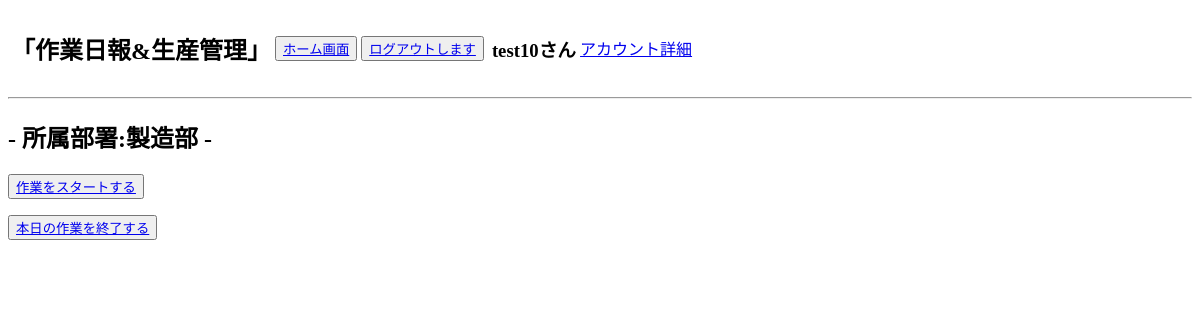
The app's page /daily_report/report_list/ (signed in), older data.
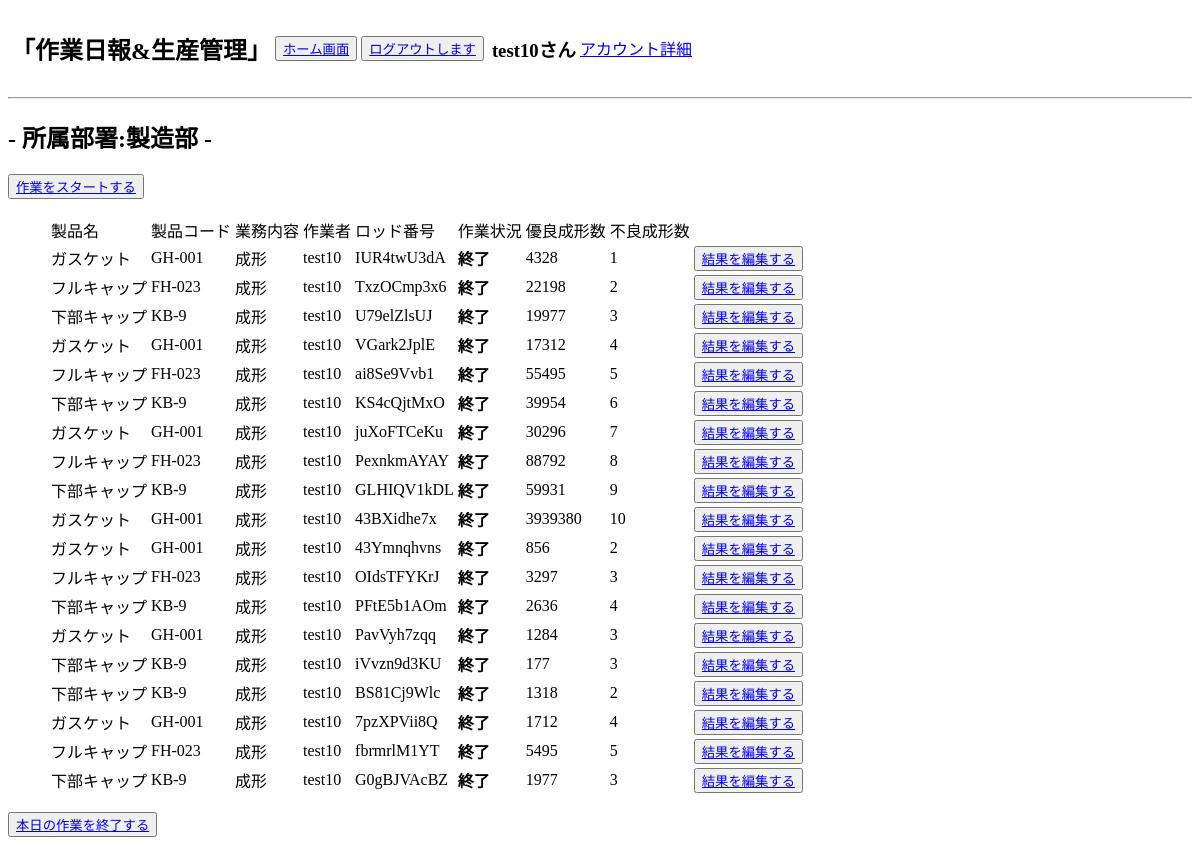
The same page, newer data.
### accounts/models.py (models this page shows, shortened)
class Users(AbstractBaseUser, PermissionsMixin):
    username = models.CharField(max_length=150, unique=True, verbose_name="ユーザー名")
    birthday = models.DateField(null=True,blank=True, verbose_name="生年月日")
    phone = models.IntegerField(null=True,blank=True, verbose_name="携帯番号")
    email = models.EmailField(max_length=255, unique=True, verbose_name="メールアドレス")
    department = models.ForeignKey(
        Departments, on_delete=models.PROTECT, null=True,blank=True
    )
    is_active = models.BooleanField(default=True)
    is_staff = models.BooleanField(default=False)
    USERNAME_FIELD = 'username'
    EMAIL_FIELD = 'email'
    REQUIRED_FIELDS = ['email']
    objects = UsersManager()

class Departments(models.Model):
    name = models.CharField(max_length=50, verbose_name="部署")
    class Meta:
        verbose_name = '部署'
        db_table = 'departments'

### daily_report/models.py (models this page shows, shortened)
class Report(models.Model):
    user = models.ForeignKey(
        Users, on_delete=models.CASCADE,verbose_name="ユーザー"
    )
    product = models.ForeignKey(
        Products, on_delete=models.CASCADE,verbose_name="製品情報"
    )
    business = models.ForeignKey(
        Business, on_delete=models.CASCADE,verbose_name="業務内容"
    )
    memo = models.CharField(max_length=255,blank=True, null=True,verbose_name="引き継ぎ",)
    lot_number = models.CharField(max_length=10, verbose_name='ロッド番号',default='')
    good_product= models.IntegerField(null=True,blank=True,verbose_name="優良数")
    bad_product= models.IntegerField(null=True,blank=True,verbose_name="不良数")
    status = models.CharField(max_length=10, null=True, blank=True, verbose_name="作業状況",)
    created_at = models.DateTimeField(auto_now_add=True)
    updated_at = models.DateTimeField(auto_now=True)
    class Meta:
        verbose_name = '日報'
        db_table = "report"

class Products(models.Model):
    name = models.CharField(max_length=255,verbose_name="製品名")
    code = models.CharField(max_length=50,verbose_name="製品コード")
    quantity = models.IntegerField(verbose_name="製品取り数")
    memo = models.CharField(max_length=255,blank=True, null=True,verbose_name="製品メモ")
    created_at = models.DateTimeField(auto_now_add=True)
    updated_at = models.DateTimeField(auto_now=True)
    class Meta:
        verbose_name = '製品情報'
        db_table = 'products'

class Business(models.Model):
    department = models.ForeignKey(
        Departments, on_delete=models.CASCADE, verbose_name='部署情報'
    )
    name = models.CharField(max_length=50,verbose_name="業務名")
    business_content = models.CharField(max_length=255,verbose_name="業務内容")
    class Meta:
        verbose_name = '業務内容'
        db_table = 'business'

### daily_report/views.py (the view)
# urls.py: path('report_list/', ReportListView.as_view(), name='report_list'),
class ReportListView(LoginRequiredMixin, ListView):
    model = Report
    template_name = os.path.join('report', 'report_list.html')
    context_object_name = 'reports'
    def get_queryset(self):
        today = date.today()
        user_obj = self.request.user
        if user_obj.is_authenticated:
             qs = Report.objects.filter(user=user_obj,created_at__date = today)
        else:
            qs = Report.objects.none()
        return qs
    def get_context_data(self, **kwargs):
        context = super().get_context_data(**kwargs)
        today = date.today()
        user_obj = self.request.user
        if user_obj.is_authenticated:
            context['shippings'] = Shipping.objects.filter(user=user_obj, created_at__date=today)
        else:
            context['shippings'] = []
        context['user'] = user_obj
        return context

### accounts/context_processors.py (called while the page is built)
def my_custom_context(request):
    protocol = 'http' if request.is_secure() else 'https'
    domain = request.get_host()
    return {
        'protocol': protocol,
        'domain': domain,
    }

### templates/report/report_list.html
{% extends 'base.html' %}
{% block content %}
<h2>- 所属部署:{{ user.department.name }} -</h2>
{% if request.user.department.name == '製造部' %}
    <button><a href="{% url 'daily_report:report_start' %}">作業をスタートする</a></button>
    {% elif request.user.department.name == '検査部' %}
    <button><a href="{% url 'daily_report:report_start_inspection' %}">作業をスタートする</a></button>
    {% elif request.user.department.name == '出荷部' %}
    <button><a href="{% url 'daily_report:shipping_start'%}">出荷を記帳する</a></button>
    {% else %}
    <button><a href="{% url 'daily_report:report_start' %}">作業をスタートする</a></button>
{% endif %}
{% if request.user.department.name == '出荷部' %}
    {% if shippings %}
        <h3>出荷業務</h3>
            <ul>
                <table>
                    <thead>
                        <tr>
                            <td>製品名</td>
                            <td>納品先</td>
                            <td>出荷日</td>
                            <td>出荷数</td>
                            <td>引き継ぎ</td>
                            <td>使用在庫1</td>
                            <td>使用在庫2</td>
                            <td>使用在庫3</td>
                        </tr>
                    </thead>
                    <tbody>
                        {% for shipping in shippings %}
                            <tr>
                                <td>{{ shipping.product }}</td>
                                <td>{{ shipping.delivery }}</td>
                                <td>{{ shipping.shipping_day }}</td>
                                <td>{{ shipping.shipments_required }}</td>
                                <td>{{ shipping.memo }}</td>
                                <td>{{shipping.stock1.lot_number}}</td>
                                <td>{{shipping.stock2.lot_number}}</td>
                                <td>{{shipping.stock3.lot_number}}</td>
                                <td><button><a href="{% url 'daily_report:shipping_detail' pk=shipping.id %}">出荷の詳細を見る</a></button></td>
                            </tr>
                        {% endfor %}
                    </tbody>
                </table>
            </ul>
            <h4>※出荷業務の入力間違いがあれば、必ず在庫を修正してください。</h4>
            <p><button><a href="{% url 'daily_report:stock_list' %}">在庫を編集できます。</a></button></p>
    {% endif %}
{% else %}
    {% if reports %}
    <ul>
        <table >
            <thead>
                <tr>
                    <td>製品名</td>
                    <td>製品コード</td>
                    <td>業務内容</td>
                    <td>作業者</td>
                    <td>ロッド番号</td>
                    <td>作業状況</td>
                    <td>優良成形数</td>
                    <td>不良成形数</td>
                </tr>
            </thead>
            <tbody>
                {% for report in reports %}
                <tr>
                    <td>{{ report.product.name }}</td>
                    <td>{{ report.product.code }}</td>
                    <td>{{ report.business.name }}</td>
                    <td>{{ report.user.username }}</td>
                    <td>{{ report.lot_number }}</td>
                    <td><strong>{{ report.status }}</strong></td>
                    {% if report.good_product is not None %}
                    <td>{{ report.good_product }}</td>
                    <td>{{ report.bad_product }}</td>
                    {% endif %}
                    {% if report.status == '終了' %}
                    <td><button><a href="{% url 'daily_report:report_detail' pk=report.id %}">結果を編集する</a></button></td>
                    {% else %}
                    <td><button><a href="{% url 'daily_report:report_detail' pk=report.id %}">作業を終了する</a></button></td>
                    {% endif %}
                </tr>
                {% endfor %}
            </tbody>
        </table>
    </ul>
    {% endif %}
{% endif %}
<p><button><a href="{% url 'daily_report:logout' %}">本日の作業を終了する</a></button></p>
{% endblock %}

### templates/base.html (shortened to what this page needs)
<!DOCTYPE html>
<html lang="ja">
<head>
</head>
<body>
        <table>
            <tr>
                <td><h2>「作業日報&生産管理」</h2></td>
                {% if request.user.is_staff %}
                <td><button><a href="{% url 'product_management:staff_home' %}">ホーム画面</a></button></td>
                {% else %}
                <td><button><a href="{% url 'daily_report:report_list' %}">ホーム画面</a></button></td>
                {% endif %}
                <td><button onclick="confirmLogout()"><a href="#">ログアウトします</a></button></td>
                <td></td>
                <td><h3>{{ request.user.username }}さん</h3></td>
                <td><p><a href="{% url 'accounts:profile' %}">アカウント詳細</a></p></td>
            </tr>
        </table>
        <hr>
        {% block content %}
        {% endblock %}
</body>
</html>

Row changes from the older to the newer data that the page shows:
added Report: product.name "ガスケット", product.code "GH-001", business.name "成形", user.username "test10", lot_number "IUR4twU3dA", status "終了", good_product "4328", bad_product "1", shows "結果を編集する"
added Report: product.name "フルキャップ", product.code "FH-023", business.name "成形", user.username "test10", lot_number "TxzOCmp3x6", status "終了", good_product "22198", bad_product "2", shows "結果を編集する"
added Report: product.name "下部キャップ", product.code "KB-9", business.name "成形", user.username "test10", lot_number "U79elZlsUJ", status "終了", good_product "19977", bad_product "3", shows "結果を編集する"
added Report: product.name "ガスケット", product.code "GH-001", business.name "成形", user.username "test10", lot_number "VGark2JplE", status "終了", good_product "17312", bad_product "4", shows "結果を編集する"
added Report: product.name "フルキャップ", product.code "FH-023", business.name "成形", user.username "test10", lot_number "ai8Se9Vvb1", status "終了", good_product "55495", bad_product "5", shows "結果を編集する"
added Report: product.name "下部キャップ", product.code "KB-9", business.name "成形", user.username "test10", lot_number "KS4cQjtMxO", status "終了", good_product "39954", bad_product "6", shows "結果を編集する"
added Report: product.name "ガスケット", product.code "GH-001", business.name "成形", user.username "test10", lot_number "juXoFTCeKu", status "終了", good_product "30296", bad_product "7", shows "結果を編集する"
added Report: product.name "フルキャップ", product.code "FH-023", business.name "成形", user.username "test10", lot_number "PexnkmAYAY", status "終了", good_product "88792", bad_product "8", shows "結果を編集する"
added Report: product.name "下部キャップ", product.code "KB-9", business.name "成形", user.username "test10", lot_number "GLHIQV1kDL", status "終了", good_product "59931", bad_product "9", shows "結果を編集する"
added Report: product.name "ガスケット", product.code "GH-001", business.name "成形", user.username "test10", lot_number "43BXidhe7x", status "終了", good_product "3939380", bad_product "10", shows "結果を編集する"
added Report: product.name "ガスケット", product.code "GH-001", business.name "成形", user.username "test10", lot_number "43Ymnqhvns", status "終了", good_product "856", bad_product "2", shows "結果を編集する"
added Report: product.name "フルキャップ", product.code "FH-023", business.name "成形", user.username "test10", lot_number "OIdsTFYKrJ", status "終了", good_product "3297", bad_product "3", shows "結果を編集する"
added Report: product.name "下部キャップ", product.code "KB-9", business.name "成形", user.username "test10", lot_number "PFtE5b1AOm", status "終了", good_product "2636", bad_product "4", shows "結果を編集する"
added Report: product.name "ガスケット", product.code "GH-001", business.name "成形", user.username "test10", lot_number "PavVyh7zqq", status "終了", good_product "1284", bad_product "3", shows "結果を編集する"
added Report: product.name "下部キャップ", product.code "KB-9", business.name "成形", user.username "test10", lot_number "iVvzn9d3KU", status "終了", good_product "177", bad_product "3", shows "結果を編集する"
added Report: product.name "下部キャップ", product.code "KB-9", business.name "成形", user.username "test10", lot_number "BS81Cj9Wlc", status "終了", good_product "1318", bad_product "2", shows "結果を編集する"
added Report: product.name "ガスケット", product.code "GH-001", business.name "成形", user.username "test10", lot_number "7pzXPVii8Q", status "終了", good_product "1712", bad_product "4", shows "結果を編集する"
added Report: product.name "フルキャップ", product.code "FH-023", business.name "成形", user.username "test10", lot_number "fbrmrlM1YT", status "終了", good_product "5495", bad_product "5", shows "結果を編集する"
added Report: product.name "下部キャップ", product.code "KB-9", business.name "成形", user.username "test10", lot_number "G0gBJVAcBZ", status "終了", good_product "1977", bad_product "3", shows "結果を編集する"
Text that changed along with them:
text now shown: "製品名 製品コード 業務内容 作業者 ロッド番号 作業状況 優良成形数 不良成形数"
